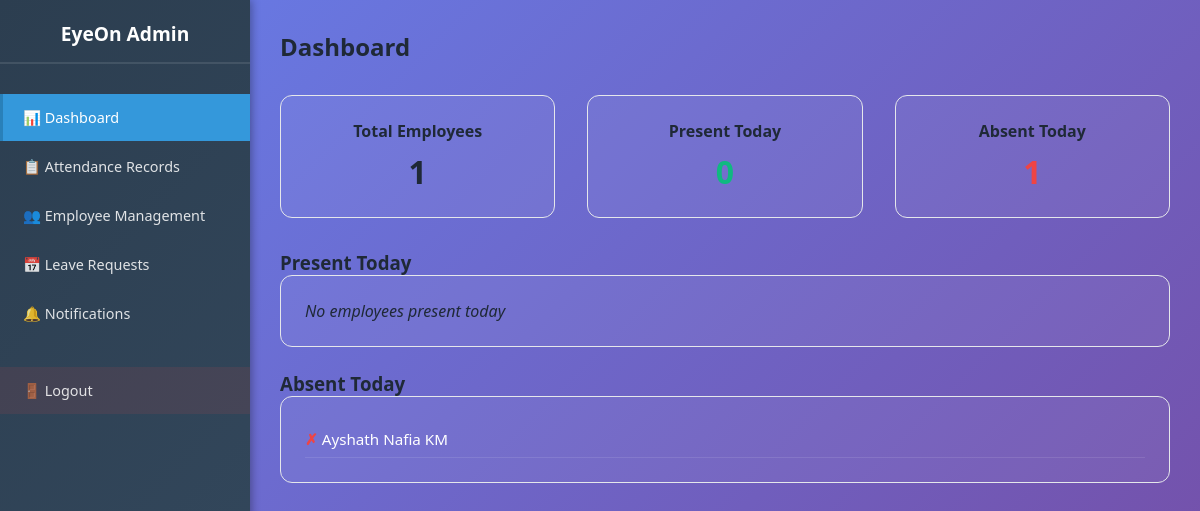
Before: /admin_dashboard (signed in) with the older database file.
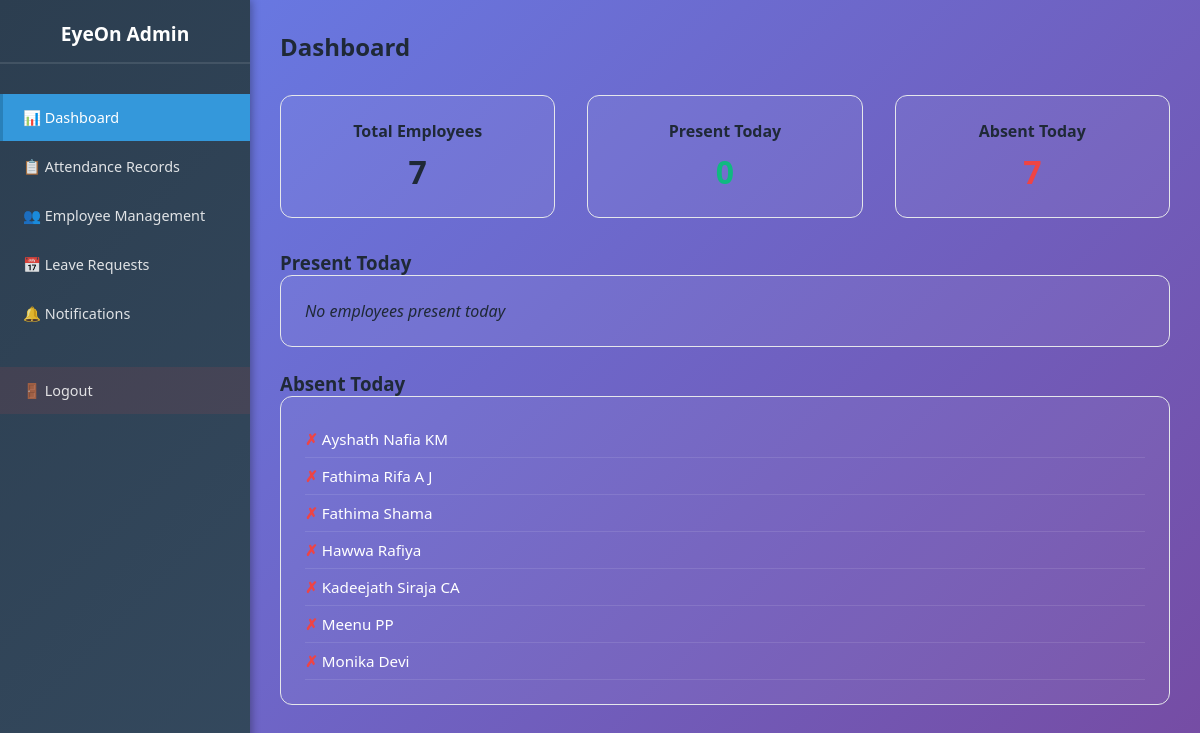
After: the same page with the newer database file.
### tables this page shows
CREATE TABLE employees (
            id INTEGER PRIMARY KEY AUTOINCREMENT,
            employee_id TEXT UNIQUE NOT NULL,
            username TEXT UNIQUE NOT NULL,
            name TEXT NOT NULL,
            email TEXT UNIQUE NOT NULL,
            phone TEXT,
            password_hash TEXT NOT NULL,
            created_at TIMESTAMP DEFAULT CURRENT_TIMESTAMP
        );

### app.py (the view)
@app.route("/admin_dashboard")
def admin_dashboard():
    if "admin" not in session:
        return redirect("/admin")
    try:
        conn = sqlite3.connect(DB_PATH)
        c = conn.cursor()
        c.execute("SELECT COUNT(*) FROM employees")
        total = c.fetchone()[0]
        today = datetime.now().strftime("%Y-%m-%d")
        selected_date = request.args.get("date", today)
        c.execute("""SELECT COUNT(DISTINCT employee_id) FROM attendance
                     WHERE date=? AND check_in IS NOT NULL""", (selected_date,))
        present = c.fetchone()[0]
        absent = total - present
        c.execute("""SELECT e.employee_id, e.name, a.date, a.check_in, a.check_out,
                            COALESCE(a.status, 'Present')
                     FROM attendance a
                     JOIN employees e ON e.employee_id = a.employee_id
                     WHERE a.date = ?
                     ORDER BY a.check_in DESC""", (selected_date,))
        attendance_records = c.fetchall()
        c.execute("""SELECT lr.id, e.name, lr.from_date, lr.to_date, lr.reason, lr.status
                     FROM leave_requests lr
                     JOIN employees e ON lr.employee_id = e.employee_id
                     ORDER BY lr.created_at DESC""")
        leave_requests = c.fetchall()
        c.execute("SELECT employee_id, name, email FROM employees")
        employees = c.fetchall()
        c.execute("""SELECT DISTINCT e.name FROM employees e
                     JOIN attendance a ON e.employee_id = a.employee_id
                     WHERE a.date = ? AND a.check_in IS NOT NULL
                     ORDER BY e.name ASC""", (today,))
        present_today_list = [row[0] for row in c.fetchall()]
        c.execute("""SELECT e.name FROM employees e
                     WHERE e.employee_id NOT IN (
                        SELECT DISTINCT employee_id FROM attendance
                        WHERE date = ? AND check_in IS NOT NULL
                     )
                     ORDER BY e.name ASC""", (today,))
        absent_today_list = [row[0] for row in c.fetchall()]
        conn.close()
        if attendance_records:
            table_html = '<table style="width: 100%; border-collapse: collapse; margin-top: 1rem;">'
            table_html += '<thead style="background: rgba(255, 255, 255, 0.1); border-bottom: 2px solid var(--border-color);">'
            table_html += '<tr>'
            table_html += '<th style="padding: 0.75rem; text-align: left; border: 1px solid var(--border-color);">Employee ID</th>'
            table_html += '<th style="padding: 0.75rem; text-align: left; border: 1px solid var(--border-color);">Name</th>'
            table_html += '<th style="padding: 0.75rem; text-align: left; border: 1px solid var(--border-color);">Date</th>'
            table_html += '<th style="padding: 0.75rem; text-align: left; border: 1px solid var(--border-color);">Check-In</th>'
            table_html += '<th style="padding: 0.75rem; text-align: left; border: 1px solid var(--border-color);">Check-Out</th>'
            table_html += '<th style="padding: 0.75rem; text-align: left; border: 1px solid var(--border-color);">Status</th>'
            table_html += '</tr>'
            table_html += '</thead>'
            table_html += '<tbody>'
            for record in attendance_records:
                employee_id = record[0] or 'N/A'
                name = record[1] or 'Unknown'
                date = record[2] or 'N/A'
                check_in = record[3] or '-'
                check_out = record[4] or '-'
                status = record[5] or 'Present'
                table_html += '<tr style="border-bottom: 1px solid var(--border-color);">'
                table_html += f'<td style="padding: 0.75rem; border: 1px solid var(--border-color);">{employee_id}</td>'
                table_html += f'<td style="padding: 0.75rem; border: 1px solid var(--border-color);">{name}</td>'
                table_html += f'<td style="padding: 0.75rem; border: 1px solid var(--border-color);">{date}</td>'
                table_html += f'<td style="padding: 0.75rem; border: 1px solid var(--border-color);">{check_in}</td>'
                table_html += f'<td style="padding: 0.75rem; border: 1px solid var(--border-color);">{check_out}</td>'
                table_html += f'<td style="padding: 0.75rem; border: 1px solid var(--border-color);">{status}</td>'
                table_html += '</tr>'
            table_html += '</tbody>'
            table_html += '</table>'
        else:
            table_html = '<p style="color: var(--text-secondary); font-style: italic;">No attendance records for selected date</p>'
        return render_template(
            "admin_dashboard.html",
            total=total,
            present=present,
            absent=absent,
            table=table_html,
            leave_requests=leave_requests,
            employees=employees,
            present_today_list=present_today_list,
            absent_today_list=absent_today_list,
            today=today,
            selected_date=selected_date
        )
    except Exception as e:
        flash(f"Dashboard error: {str(e)}", "error")
        return redirect("/admin")

### templates/admin_dashboard.html (shortened to what this page needs)
<!DOCTYPE html>
<html lang="en">
<head>
    <link rel="stylesheet" href="{{ url_for('static', filename='style.css') }}">
</head>
<body>
    <div class="admin-sidebar">
        <h3>EyeOn Admin</h3>
        <a href="#" onclick="showSection('dashboard')" class="active">📊 Dashboard</a>
        <a href="#" onclick="showSection('attendance')">📋 Attendance Records</a>
        <a href="#" onclick="showSection('employees')">👥 Employee Management</a>
        <a href="#" onclick="showSection('leaves')">📅 Leave Requests</a>
        <a href="#" onclick="showSection('notifications')">🔔 Notifications</a>
        <a href="/logout" class="logout-btn">🚪 Logout</a>
    </div>
    <div class="admin-main-content">
        <div id="dashboard" class="admin-content-section active">
            <div class="section-header">
                <h2>Dashboard</h2>
            </div>
            <div style="display: flex; gap: 2rem; justify-content: space-around; margin-bottom: 2rem;">
                <div style="background: rgba(255, 255, 255, 0.05); padding: 1.5rem; border-radius: 12px; text-align: center; flex: 1; border: 1px solid var(--border-color);">
                    <h3 style="margin: 0; font-size: 1rem;">Total Employees</h3>
                    <p style="font-size: 2rem; font-weight: 700; color: var(--primary); margin: 0.5rem 0 0;">{{ total }}</p>
                </div>
                <div style="background: rgba(255, 255, 255, 0.05); padding: 1.5rem; border-radius: 12px; text-align: center; flex: 1; border: 1px solid var(--border-color);">
                    <h3 style="margin: 0; font-size: 1rem;">Present Today</h3>
                    <p style="font-size: 2rem; font-weight: 700; color: #10b981; margin: 0.5rem 0 0;">{{ present }}</p>
                </div>
                <div style="background: rgba(255, 255, 255, 0.05); padding: 1.5rem; border-radius: 12px; text-align: center; flex: 1; border: 1px solid var(--border-color);">
                    <h3 style="margin: 0; font-size: 1rem;">Absent Today</h3>
                    <p style="font-size: 2rem; font-weight: 700; color: #ef4444; margin: 0.5rem 0 0;">{{ absent }}</p>
                </div>
            </div>
            <h3 style="margin-top: 2rem;">Present Today</h3>
            <div style="background: rgba(255, 255, 255, 0.05); padding: 1.5rem; border-radius: 12px; border: 1px solid var(--border-color); margin-bottom: 1.5rem;">
                {% if present_today_list %}
                    <ul style="list-style: none; padding: 0; margin: 0;">
                        {% for name in present_today_list %}
                            <li style="padding: 0.5rem 0; border-bottom: 1px solid rgba(255, 255, 255, 0.1); font-size: 0.95rem; color: white;">
                                <span style="color: #10b981; font-weight: 600;">✓</span> {{ name }}
                            </li>
                        {% endfor %}
                    </ul>
                {% else %}
                    <p style="color: var(--text-secondary); font-style: italic; margin: 0;">No employees present today</p>
                {% endif %}
            </div>
            <h3>Absent Today</h3>
            <div style="background: rgba(255, 255, 255, 0.05); padding: 1.5rem; border-radius: 12px; border: 1px solid var(--border-color); margin-bottom: 1.5rem;">
                {% if absent_today_list %}
                    <ul style="list-style: none; padding: 0; margin: 0;">
                        {% for name in absent_today_list %}
                            <li style="padding: 0.5rem 0; border-bottom: 1px solid rgba(255, 255, 255, 0.1); font-size: 0.95rem; color: white;">
                                <span style="color: #ef4444; font-weight: 600;">✗</span> {{ name }}
                            </li>
                        {% endfor %}
                    </ul>
                {% else %}
                    <p style="color: var(--text-secondary); font-style: italic; margin: 0;">All employees are present today</p>
                {% endif %}
            </div>
        </div>
    </div>
</body>
</html>

Changed rows visible on the page:
added employees: name "Fathima Rifa A J"
added employees: name "Fathima Shama"
added employees: name "Hawwa Rafiya"
added employees: name "Kadeejath Siraja CA"
added employees: name "Meenu PP"
added employees: name "Monika Devi"
Other visible differences:
{{ total }}: "1" → "7"
